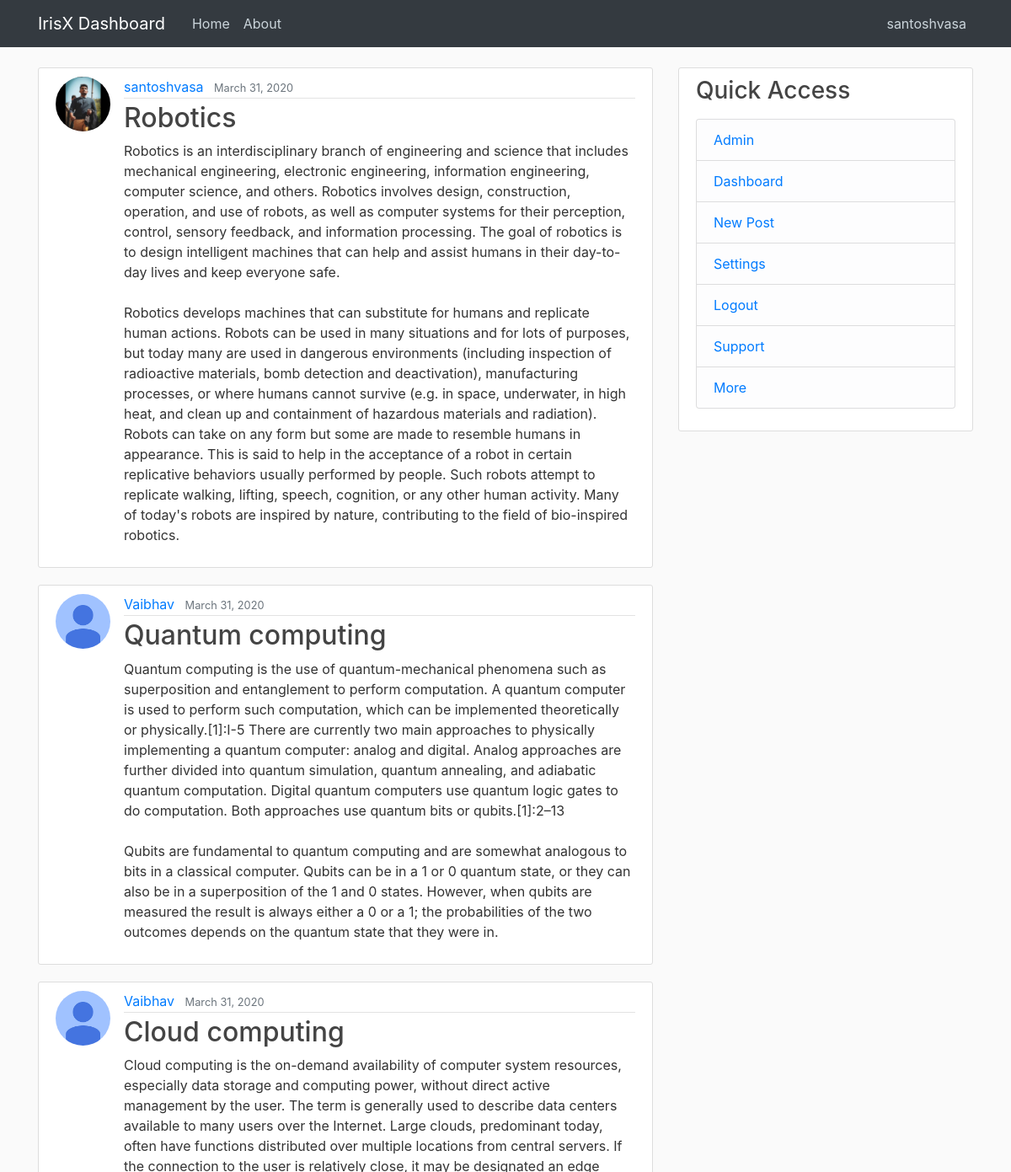
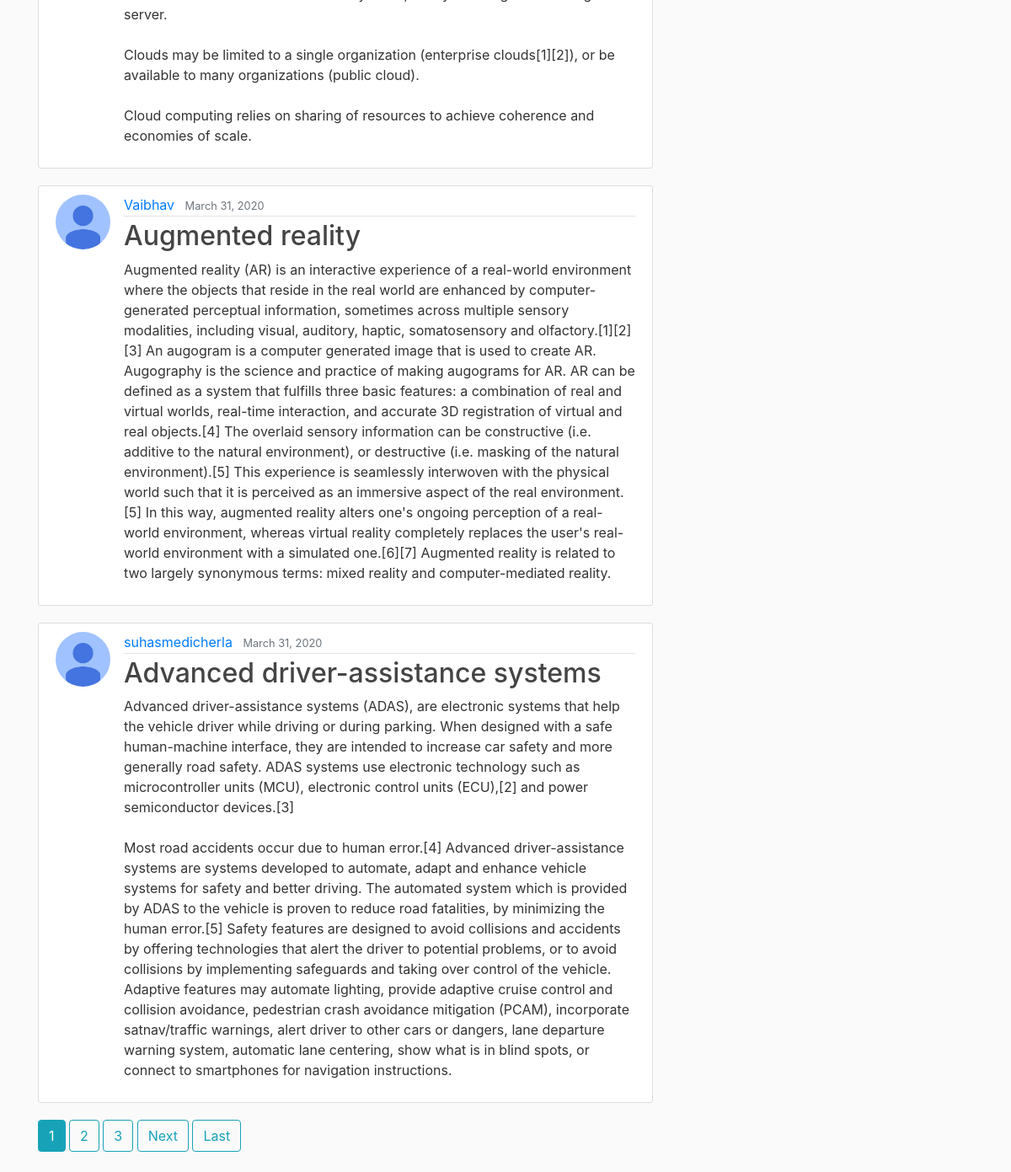
The app's page / (signed in) with its own data (2 pictures, top to bottom).
### blog/models.py (models this page shows, shortened)
class Post(models.Model):
    title = models.CharField(max_length=100)
    content = models.TextField()
    date_posted = models.DateTimeField(default=timezone.now)
    author = models.ForeignKey(User, on_delete=models.CASCADE)

### users/models.py (models this page shows, shortened)
class Profile(models.Model):
    user = models.OneToOneField(User, on_delete=models.CASCADE)
    image = models.ImageField(default='default.jpg', upload_to='profile_pics')

### blog/views.py (the view)
# urls.py: path('', PostListView.as_view(), name='blog-home'),
class PostListView(ListView):
    model = Post
    template_name = "blog/home.html"
    context_object_name = "posts"
    ordering = ['-date_posted']
    paginate_by = 5

### blog/templates/blog/home.html (shortened to what this page needs)
{% extends "blog/base.html" %}
{% block content %}
    {% for post in posts %}
        <article class="media content-section">
          <img class="rounded-circle article-img" src = "{{ post.author.profile.image.url }}">
          <div class="media-body">
            <div class="article-metadata">
              <a class="mr-2" href="{% url 'user-posts' post.author.username %}">{{ post.author }}</a>
              <small class="text-muted">{{ post.date_posted | date:"F d, Y" }}</small>
            </div>
            <h2><a class="article-title" href="{% url 'post-detail' post.id %}">{{ post.title }}</a></h2>
            <p class="article-content">{{ post.content }}</p>
          </div>
        </article>
    {% endfor %}
    {% if is_paginated %}
      {% for num in page_obj.paginator.page_range %}
        {% if page_obj.number == num %}
          <a class = 'btn btn-info mb-4' href='?page={{ num }}'>{{ num }}</a>
        {% elif num > page_obj.number|add:'-3' and num < page_obj.number|add:'3' %}
          <a class = 'btn btn-outline-info mb-4' href='?page={{num}}'>{{num}}</a>
        {% endif %}
      {% endfor %}
      {% if page_obj.has_next %}
        <a class = 'btn btn-outline-info mb-4' href='?page={{ page_obj.next_page_number }}'>Next</a>
        <a class = 'btn btn-outline-info mb-4' href='?page={{ page_obj.paginator.num_pages }}'>Last</a>
      {% endif %}
    {% endif %}
{% endblock content %}

### blog/templates/blog/base.html (shortened to what this page needs)
{% load static %}
<!doctype html>
<html lang="en">
  <head>
    <link rel="stylesheet" href="https://maxcdn.bootstrapcdn.com/bootstrap/4.0.0/css/bootstrap.min.css">
    <link rel="stylesheet" type="text/css" href="{% static 'blog/main.css' %}">
  </head>
  <body>
    <header class="site-header">
      <nav class="navbar navbar-expand-md navbar-dark bg-dark fixed-top">
        <div class="container">
          <a class="navbar-brand mr-4" href="{% url 'blog-home' %}">IrisX Dashboard</a>
          <div class="collapse navbar-collapse" id="navbarToggle">
            <div class="navbar-nav mr-auto">
              <a class="nav-item nav-link" href="{% url 'blog-home' %}">Home</a>
              <a class="nav-item nav-link" href="{% url 'blog-about' %}">About</a>
            </div>
            <div class="navbar-nav">
              {% if user.is_authenticated %}
              <a class="nav-item nav-link" href="{% url 'user-posts' user.username %}">{{ user.username }}</a>
              {% else %}
              <a class="nav-item nav-link" href="{% url 'login' %}">Login</a>
              <a class="nav-item nav-link" href="{% url 'register' %}">Register</a>
              {% endif %}
            </div>
          </div>
        </div>
      </nav>
    </header>
    <main role="main" class="container">
      <div class="row">
        <div class="col-md-8">
          {% block content %}{% endblock %}
        </div>
        <div class="col-md-4">
          <div class="content-section">
            <h3>Quick Access</h3>
            <p class='text-muted'>
              <ul class="list-group">
                {% if user.is_authenticated %}
                  {% if user.is_superuser %}
                    <li class="list-group-item list-group-item-light"><a href="/admin">Admin</a></li>
                  {% endif %}
                <li class="list-group-item list-group-item-light"><a href="#">Dashboard</a></li>
                <li class="list-group-item list-group-item-light"><a href="{% url 'post-create' %}">New Post</a></li>
                <li class="list-group-item list-group-item-light"><a href="#">Settings</a></li>
                <li class="list-group-item list-group-item-light"><a href="{% url 'logout' %}">Logout</a></li>
                {% else %}
                <li class="list-group-item list-group-item-light"><a href="{% url 'login' %}">Login</a></li>
                <li class="list-group-item list-group-item-light"><a href="{% url 'register' %}">Register</a></li>
                {% endif %}
                <li class="list-group-item list-group-item-light"><a href="#">Support</a></li>
                <li class="list-group-item list-group-item-light"><a href="#">More</a></li>
              </ul>
            </p>
          </div>
        </div>
      </div>
    </main>
  </body>
</html>

### blog/static/blog/main.css (style rules this page uses)
body { background: #fafafa; color: #333333; margin-top: 5rem; }
h1, h2, h3, h4, h5, h6 { color: #444444; }
ul { margin: 0; }
.site-header .navbar-nav .nav-link { color: #cbd5db; }
.content-section { background: #ffffff; padding: 10px 20px; border: 1px solid #dddddd; border-radius: 3px; margin-bottom: 20px; }
.article-title { color: #444444; }
.article-content { white-space: pre-line; }
.article-img { height: 65px; width: 65px; margin-right: 16px; }
.article-metadata { padding-bottom: 1px; margin-bottom: 4px; border-bottom: 1px solid #e3e3e3 }

### records on screen
Post: author.profile.image (picture), author "santoshvasa", date_posted "March 31, 2020", title "Robotics", content "Robotics is an interdisciplinary branch of engineering and science that includes mechanical engineering, electronic engineering, information engineering, computer science, and others. Robotics involves design, construction, operation, and use of robots, as well as computer systems for their perception, control, sensory feedback, and information processing. The goal of robotics is to design intelligent machines that can help and assist humans in their day-to-day lives and keep everyone safe. Robotics develops machines that can substitute for humans and replicate human actions. Robots can be used in many situations and for lots of purposes, but today many are used in dangerous environments…"
Post: author.profile.image (placeholder picture), author "Vaibhav", date_posted "March 31, 2020", title "Quantum computing", content "Quantum computing is the use of quantum-mechanical phenomena such as superposition and entanglement to perform computation. A quantum computer is used to perform such computation, which can be implemented theoretically or physically.[1]:I-5 There are currently two main approaches to physically implementing a quantum computer: analog and digital. Analog approaches are further divided into quantum simulation, quantum annealing, and adiabatic quantum computation. Digital quantum computers use quantum logic gates to do computation. Both approaches use quantum bits or qubits.[1]:2–13 Qubits are fundamental to quantum computing and are somewhat analogous to bits in a classical computer. Qubits…"
Post: author.profile.image (placeholder picture), author "Vaibhav", date_posted "March 31, 2020", title "Cloud computing", content "Cloud computing is the on-demand availability of computer system resources, especially data storage and computing power, without direct active management by the user. The term is generally used to describe data centers available to many users over the Internet. Large clouds, predominant today, often have functions distributed over multiple locations from central servers. If the connection to the user is relatively close, it may be designated an edge server. Clouds may be limited to a single organization (enterprise clouds[1][2]), or be available to many organizations (public cloud). Cloud computing relies on sharing of resources to achieve coherence and economies of scale."
Post: author.profile.image (placeholder picture), author "Vaibhav", date_posted "March 31, 2020", title "Augmented reality", content "Augmented reality (AR) is an interactive experience of a real-world environment where the objects that reside in the real world are enhanced by computer-generated perceptual information, sometimes across multiple sensory modalities, including visual, auditory, haptic, somatosensory and olfactory.[1][2] [3] An augogram is a computer generated image that is used to create AR. Augography is the science and practice of making augograms for AR. AR can be defined as a system that fulfills three basic features: a combination of real and virtual worlds, real-time interaction, and accurate 3D registration of virtual and real objects.[4] The overlaid sensory information can be constructive (i.e.…"
Post: author.profile.image (placeholder picture), author "suhasmedicherla", date_posted "March 31, 2020", title "Advanced driver-assistance systems", content "Advanced driver-assistance systems (ADAS), are electronic systems that help the vehicle driver while driving or during parking. When designed with a safe human-machine interface, they are intended to increase car safety and more generally road safety. ADAS systems use electronic technology such as microcontroller units (MCU), electronic control units (ECU),[2] and power semiconductor devices.[3] Most road accidents occur due to human error.[4] Advanced driver-assistance systems are systems developed to automate, adapt and enhance vehicle systems for safety and better driving. The automated system which is provided by ADAS to the vehicle is proven to reduce road fatalities, by minimizing the…"

### other values on screen
{{ user.username }} "santoshvasa"
{{ num }} "1"
{{ num }} "2" "3"
